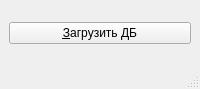
<?xml version="1.0" encoding="UTF-8"?>
<ui version="4.0">
 <class>MainWindow</class>
 <widget class="QMainWindow" name="MainWindow">
  <property name="geometry">
   <rect>
    <x>0</x>
    <y>0</y>
    <width>200</width>
    <height>89</height>
   </rect>
  </property>
  <property name="windowTitle">
   <string>MainWindow</string>
  </property>
  <widget class="QWidget" name="centralwidget">
   <layout class="QGridLayout" name="gridLayout">
    <item row="0" column="0">
     <widget class="QPushButton" name="pb_LoadDB">
      <property name="text">
       <string>&amp;Загрузить ДБ</string>
      </property>
     </widget>
    </item>
   </layout>
  </widget>
  <widget class="QMenuBar" name="menubar">
   <property name="geometry">
    <rect>
     <x>0</x>
     <y>0</y>
     <width>200</width>
     <height>22</height>
    </rect>
   </property>
  </widget>
  <widget class="QStatusBar" name="statusbar"/>
 </widget>
 <resources/>
 <connections/>
</ui>
